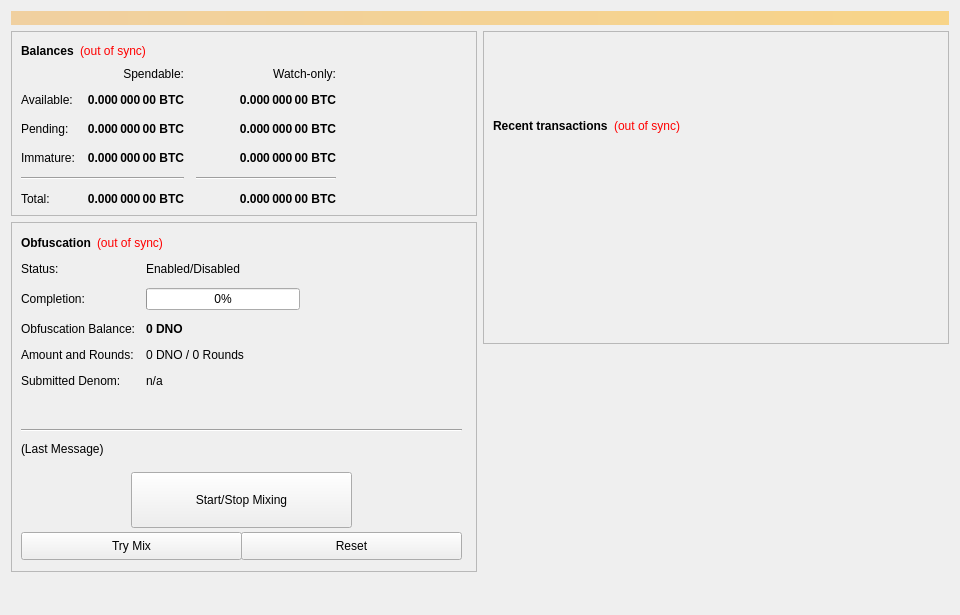
<?xml version="1.0" encoding="UTF-8"?>
<ui version="4.0">
 <class>OverviewPage</class>
 <widget class="QWidget" name="OverviewPage">
  <property name="geometry">
   <rect>
    <x>0</x>
    <y>0</y>
    <width>960</width>
    <height>615</height>
   </rect>
  </property>
  <property name="minimumSize">
   <size>
    <width>960</width>
    <height>0</height>
   </size>
  </property>
  <property name="windowTitle">
   <string>Form</string>
  </property>
  <layout class="QVBoxLayout" name="topLayout">
   <item>
    <widget class="QLabel" name="labelAlerts">
     <property name="visible">
      <bool>false</bool>
     </property>
     <property name="styleSheet">
      <string notr="true">background-color: qlineargradient(x1: 0, y1: 0, x2: 1, y2: 0, stop:0 #F0D0A0, stop:1 #F8D488); color:#000000;</string>
     </property>
     <property name="wordWrap">
      <bool>true</bool>
     </property>
     <property name="margin">
      <number>3</number>
     </property>
    </widget>
   </item>
   <item>
    <layout class="QHBoxLayout" name="horizontalLayout" stretch="1,1">
     <item>
      <layout class="QVBoxLayout" name="verticalLayout_2">
       <item>
        <widget class="QFrame" name="frame">
         <property name="frameShape">
          <enum>QFrame::StyledPanel</enum>
         </property>
         <property name="frameShadow">
          <enum>QFrame::Raised</enum>
         </property>
         <layout class="QVBoxLayout" name="verticalLayout_4">
          <item>
           <layout class="QHBoxLayout" name="horizontalLayout_4">
            <item>
             <widget class="QLabel" name="label_5">
              <property name="font">
               <font>
                <weight>75</weight>
                <bold>true</bold>
               </font>
              </property>
              <property name="text">
               <string>Balances</string>
              </property>
             </widget>
            </item>
            <item>
             <widget class="QLabel" name="labelWalletStatus">
              <property name="cursor">
               <cursorShape>WhatsThisCursor</cursorShape>
              </property>
              <property name="toolTip">
               <string>The displayed information may be out of date. Your wallet automatically synchronizes with the DinoCoin network after a connection is established, but this process has not completed yet.</string>
              </property>
              <property name="styleSheet">
               <string notr="true">QLabel { color: red; }</string>
              </property>
              <property name="text">
               <string notr="true">(out of sync)</string>
              </property>
              <property name="alignment">
               <set>Qt::AlignLeading|Qt::AlignLeft|Qt::AlignVCenter</set>
              </property>
             </widget>
            </item>
            <item>
             <spacer name="horizontalSpacer_3">
              <property name="orientation">
               <enum>Qt::Horizontal</enum>
              </property>
              <property name="sizeHint" stdset="0">
               <size>
                <width>40</width>
                <height>20</height>
               </size>
              </property>
             </spacer>
            </item>
           </layout>
          </item>
          <item>
           <layout class="QGridLayout" name="gridLayout">
            <property name="spacing">
             <number>12</number>
            </property>
            <item row="2" column="2">
             <widget class="QLabel" name="labelWatchPending">
              <property name="font">
               <font>
                <weight>75</weight>
                <bold>true</bold>
               </font>
              </property>
              <property name="cursor">
               <cursorShape>IBeamCursor</cursorShape>
              </property>
              <property name="toolTip">
               <string>Unconfirmed transactions to watch-only addresses</string>
              </property>
              <property name="text">
               <string notr="true">0.000 000 00 BTC</string>
              </property>
              <property name="alignment">
               <set>Qt::AlignRight|Qt::AlignTrailing|Qt::AlignVCenter</set>
              </property>
              <property name="textInteractionFlags">
               <set>Qt::LinksAccessibleByMouse|Qt::TextSelectableByKeyboard|Qt::TextSelectableByMouse</set>
              </property>
             </widget>
            </item>
            <item row="2" column="1">
             <widget class="QLabel" name="labelUnconfirmed">
              <property name="font">
               <font>
                <weight>75</weight>
                <bold>true</bold>
               </font>
              </property>
              <property name="cursor">
               <cursorShape>IBeamCursor</cursorShape>
              </property>
              <property name="toolTip">
               <string>Total of transactions that have yet to be confirmed, and do not yet count toward the spendable balance</string>
              </property>
              <property name="text">
               <string notr="true">0.000 000 00 BTC</string>
              </property>
              <property name="alignment">
               <set>Qt::AlignRight|Qt::AlignTrailing|Qt::AlignVCenter</set>
              </property>
              <property name="textInteractionFlags">
               <set>Qt::LinksAccessibleByMouse|Qt::TextSelectableByKeyboard|Qt::TextSelectableByMouse</set>
              </property>
             </widget>
            </item>
            <item row="3" column="2">
             <widget class="QLabel" name="labelWatchImmature">
              <property name="font">
               <font>
                <weight>75</weight>
                <bold>true</bold>
               </font>
              </property>
              <property name="cursor">
               <cursorShape>IBeamCursor</cursorShape>
              </property>
              <property name="toolTip">
               <string>Staked or masternode rewards in watch-only addresses that has not yet matured</string>
              </property>
              <property name="text">
               <string notr="true">0.000 000 00 BTC</string>
              </property>
              <property name="alignment">
               <set>Qt::AlignRight|Qt::AlignTrailing|Qt::AlignVCenter</set>
              </property>
              <property name="textInteractionFlags">
               <set>Qt::LinksAccessibleByMouse|Qt::TextSelectableByKeyboard|Qt::TextSelectableByMouse</set>
              </property>
             </widget>
            </item>
            <item row="4" column="0" colspan="2">
             <widget class="Line" name="lineSpendableBalance">
              <property name="orientation">
               <enum>Qt::Horizontal</enum>
              </property>
             </widget>
            </item>
            <item row="4" column="2">
             <widget class="Line" name="lineWatchBalance">
              <property name="sizePolicy">
               <sizepolicy hsizetype="Preferred" vsizetype="Fixed">
                <horstretch>0</horstretch>
                <verstretch>0</verstretch>
               </sizepolicy>
              </property>
              <property name="minimumSize">
               <size>
                <width>140</width>
                <height>0</height>
               </size>
              </property>
              <property name="orientation">
               <enum>Qt::Horizontal</enum>
              </property>
             </widget>
            </item>
            <item row="5" column="0">
             <widget class="QLabel" name="labelTotalText">
              <property name="text">
               <string>Total:</string>
              </property>
             </widget>
            </item>
            <item row="3" column="1">
             <widget class="QLabel" name="labelImmature">
              <property name="font">
               <font>
                <weight>75</weight>
                <bold>true</bold>
               </font>
              </property>
              <property name="cursor">
               <cursorShape>IBeamCursor</cursorShape>
              </property>
              <property name="toolTip">
               <string>Staked or masternode rewards that has not yet matured</string>
              </property>
              <property name="text">
               <string notr="true">0.000 000 00 BTC</string>
              </property>
              <property name="alignment">
               <set>Qt::AlignRight|Qt::AlignTrailing|Qt::AlignVCenter</set>
              </property>
              <property name="textInteractionFlags">
               <set>Qt::LinksAccessibleByMouse|Qt::TextSelectableByKeyboard|Qt::TextSelectableByMouse</set>
              </property>
             </widget>
            </item>
            <item row="2" column="3">
             <spacer name="horizontalSpacer_2">
              <property name="orientation">
               <enum>Qt::Horizontal</enum>
              </property>
              <property name="sizeHint" stdset="0">
               <size>
                <width>40</width>
                <height>20</height>
               </size>
              </property>
             </spacer>
            </item>
            <item row="3" column="0">
             <widget class="QLabel" name="labelImmatureText">
              <property name="text">
               <string>Immature:</string>
              </property>
             </widget>
            </item>
            <item row="5" column="1">
             <widget class="QLabel" name="labelTotal">
              <property name="font">
               <font>
                <weight>75</weight>
                <bold>true</bold>
               </font>
              </property>
              <property name="cursor">
               <cursorShape>IBeamCursor</cursorShape>
              </property>
              <property name="toolTip">
               <string>Your current total balance</string>
              </property>
              <property name="text">
               <string notr="true">0.000 000 00 BTC</string>
              </property>
              <property name="alignment">
               <set>Qt::AlignRight|Qt::AlignTrailing|Qt::AlignVCenter</set>
              </property>
              <property name="textInteractionFlags">
               <set>Qt::LinksAccessibleByMouse|Qt::TextSelectableByKeyboard|Qt::TextSelectableByMouse</set>
              </property>
             </widget>
            </item>
            <item row="5" column="2">
             <widget class="QLabel" name="labelWatchTotal">
              <property name="font">
               <font>
                <weight>75</weight>
                <bold>true</bold>
               </font>
              </property>
              <property name="cursor">
               <cursorShape>IBeamCursor</cursorShape>
              </property>
              <property name="toolTip">
               <string>Current total balance in watch-only addresses</string>
              </property>
              <property name="text">
               <string notr="true">0.000 000 00 BTC</string>
              </property>
              <property name="alignment">
               <set>Qt::AlignRight|Qt::AlignTrailing|Qt::AlignVCenter</set>
              </property>
              <property name="textInteractionFlags">
               <set>Qt::LinksAccessibleByMouse|Qt::TextSelectableByKeyboard|Qt::TextSelectableByMouse</set>
              </property>
             </widget>
            </item>
            <item row="0" column="2">
             <widget class="QLabel" name="labelWatchonly">
              <property name="text">
               <string>Watch-only:</string>
              </property>
              <property name="alignment">
               <set>Qt::AlignRight|Qt::AlignTrailing|Qt::AlignVCenter</set>
              </property>
             </widget>
            </item>
            <item row="1" column="0">
             <widget class="QLabel" name="labelBalanceText">
              <property name="text">
               <string>Available:</string>
              </property>
             </widget>
            </item>
            <item row="1" column="1">
             <widget class="QLabel" name="labelBalance">
              <property name="font">
               <font>
                <weight>75</weight>
                <bold>true</bold>
               </font>
              </property>
              <property name="cursor">
               <cursorShape>IBeamCursor</cursorShape>
              </property>
              <property name="toolTip">
               <string>Your current spendable balance</string>
              </property>
              <property name="text">
               <string notr="true">0.000 000 00 BTC</string>
              </property>
              <property name="alignment">
               <set>Qt::AlignRight|Qt::AlignTrailing|Qt::AlignVCenter</set>
              </property>
              <property name="textInteractionFlags">
               <set>Qt::LinksAccessibleByMouse|Qt::TextSelectableByKeyboard|Qt::TextSelectableByMouse</set>
              </property>
             </widget>
            </item>
            <item row="1" column="2">
             <widget class="QLabel" name="labelWatchAvailable">
              <property name="font">
               <font>
                <weight>75</weight>
                <bold>true</bold>
               </font>
              </property>
              <property name="cursor">
               <cursorShape>IBeamCursor</cursorShape>
              </property>
              <property name="toolTip">
               <string>Your current balance in watch-only addresses</string>
              </property>
              <property name="text">
               <string notr="true">0.000 000 00 BTC</string>
              </property>
              <property name="alignment">
               <set>Qt::AlignRight|Qt::AlignTrailing|Qt::AlignVCenter</set>
              </property>
              <property name="textInteractionFlags">
               <set>Qt::LinksAccessibleByMouse|Qt::TextSelectableByKeyboard|Qt::TextSelectableByMouse</set>
              </property>
             </widget>
            </item>
            <item row="2" column="0">
             <widget class="QLabel" name="labelPendingText">
              <property name="text">
               <string>Pending:</string>
              </property>
             </widget>
            </item>
            <item row="0" column="1">
             <widget class="QLabel" name="labelSpendable">
              <property name="text">
               <string>Spendable:</string>
              </property>
              <property name="alignment">
               <set>Qt::AlignRight|Qt::AlignTrailing|Qt::AlignVCenter</set>
              </property>
             </widget>
            </item>
           </layout>
          </item>
         </layout>
        </widget>
       </item>
       <item>
        <widget class="QFrame" name="frameObfuscation">
         <property name="minimumSize">
          <size>
           <width>0</width>
           <height>350</height>
          </size>
         </property>
         <property name="layoutDirection">
          <enum>Qt::LeftToRight</enum>
         </property>
         <property name="frameShape">
          <enum>QFrame::StyledPanel</enum>
         </property>
         <property name="frameShadow">
          <enum>QFrame::Raised</enum>
         </property>
         <widget class="QWidget" name="formLayoutWidget">
          <property name="geometry">
           <rect>
            <x>10</x>
            <y>40</y>
            <width>451</width>
            <height>161</height>
           </rect>
          </property>
          <layout class="QFormLayout" name="formLayout">
           <property name="fieldGrowthPolicy">
            <enum>QFormLayout::AllNonFixedFieldsGrow</enum>
           </property>
           <property name="horizontalSpacing">
            <number>11</number>
           </property>
           <property name="verticalSpacing">
            <number>12</number>
           </property>
           <item row="0" column="0">
            <widget class="QLabel" name="label_6">
             <property name="text">
              <string>Status:</string>
             </property>
            </widget>
           </item>
           <item row="1" column="0">
            <widget class="QLabel" name="label_7">
             <property name="text">
              <string>Completion:</string>
             </property>
            </widget>
           </item>
           <item row="1" column="1">
            <widget class="QProgressBar" name="obfuscationProgress">
             <property name="maximumSize">
              <size>
               <width>154</width>
               <height>16777215</height>
              </size>
             </property>
             <property name="value">
              <number>0</number>
             </property>
            </widget>
           </item>
           <item row="2" column="0">
            <widget class="QLabel" name="labelAnonymizedText">
             <property name="text">
              <string>Obfuscation Balance:</string>
             </property>
            </widget>
           </item>
           <item row="2" column="1">
            <widget class="QLabel" name="labelAnonymized">
             <property name="font">
              <font>
               <weight>75</weight>
               <bold>true</bold>
              </font>
             </property>
             <property name="text">
              <string notr="true">0 DNO</string>
             </property>
            </widget>
           </item>
           <item row="3" column="0">
            <widget class="QLabel" name="label_8">
             <property name="text">
              <string>Amount and Rounds:</string>
             </property>
            </widget>
           </item>
           <item row="3" column="1">
            <widget class="QLabel" name="labelAmountRounds">
             <property name="text">
              <string>0 DNO / 0 Rounds</string>
             </property>
            </widget>
           </item>
           <item row="4" column="0">
            <widget class="QLabel" name="label_9">
             <property name="text">
              <string>Submitted Denom:</string>
             </property>
            </widget>
           </item>
           <item row="4" column="1">
            <widget class="QLabel" name="labelSubmittedDenom">
             <property name="toolTip">
              <string>The denominations you submitted to the Masternode.&lt;br&gt;To mix, other users must submit the exact same denominations.</string>
             </property>
             <property name="text">
              <string>n/a</string>
             </property>
            </widget>
           </item>
           <item row="0" column="1">
            <widget class="QLabel" name="obfuscationEnabled">
             <property name="text">
              <string>Enabled/Disabled</string>
             </property>
            </widget>
           </item>
          </layout>
         </widget>
         <widget class="QPushButton" name="runAutoDenom">
          <property name="geometry">
           <rect>
            <x>251</x>
            <y>17</y>
            <width>1</width>
            <height>1</height>
           </rect>
          </property>
          <property name="palette">
           <palette>
            <active>
             <colorrole role="WindowText">
              <brush brushstyle="SolidPattern">
               <color alpha="255">
                <red>0</red>
                <green>0</green>
                <blue>0</blue>
               </color>
              </brush>
             </colorrole>
             <colorrole role="Button">
              <brush brushstyle="SolidPattern">
               <color alpha="255">
                <red>239</red>
                <green>238</green>
                <blue>238</blue>
               </color>
              </brush>
             </colorrole>
             <colorrole role="Light">
              <brush brushstyle="SolidPattern">
               <color alpha="255">
                <red>255</red>
                <green>255</green>
                <blue>255</blue>
               </color>
              </brush>
             </colorrole>
             <colorrole role="Midlight">
              <brush brushstyle="SolidPattern">
               <color alpha="255">
                <red>247</red>
                <green>246</green>
                <blue>246</blue>
               </color>
              </brush>
             </colorrole>
             <colorrole role="Dark">
              <brush brushstyle="SolidPattern">
               <color alpha="255">
                <red>119</red>
                <green>119</green>
                <blue>119</blue>
               </color>
              </brush>
             </colorrole>
             <colorrole role="Mid">
              <brush brushstyle="SolidPattern">
               <color alpha="255">
                <red>159</red>
                <green>159</green>
                <blue>159</blue>
               </color>
              </brush>
             </colorrole>
             <colorrole role="Text">
              <brush brushstyle="SolidPattern">
               <color alpha="255">
                <red>0</red>
                <green>0</green>
                <blue>0</blue>
               </color>
              </brush>
             </colorrole>
             <colorrole role="BrightText">
              <brush brushstyle="SolidPattern">
               <color alpha="255">
                <red>255</red>
                <green>255</green>
                <blue>255</blue>
               </color>
              </brush>
             </colorrole>
             <colorrole role="ButtonText">
              <brush brushstyle="SolidPattern">
               <color alpha="255">
                <red>0</red>
                <green>0</green>
                <blue>0</blue>
               </color>
              </brush>
             </colorrole>
             <colorrole role="Base">
              <brush brushstyle="SolidPattern">
               <color alpha="255">
                <red>255</red>
                <green>255</green>
                <blue>255</blue>
               </color>
              </brush>
             </colorrole>
             <colorrole role="Window">
              <brush brushstyle="SolidPattern">
               <color alpha="255">
                <red>239</red>
                <green>238</green>
                <blue>238</blue>
               </color>
              </brush>
             </colorrole>
             <colorrole role="Shadow">
              <brush brushstyle="SolidPattern">
               <color alpha="255">
                <red>0</red>
                <green>0</green>
                <blue>0</blue>
               </color>
              </brush>
             </colorrole>
             <colorrole role="AlternateBase">
              <brush brushstyle="SolidPattern">
               <color alpha="255">
                <red>247</red>
                <green>246</green>
                <blue>246</blue>
               </color>
              </brush>
             </colorrole>
             <colorrole role="ToolTipBase">
              <brush brushstyle="SolidPattern">
               <color alpha="255">
                <red>255</red>
                <green>255</green>
                <blue>220</blue>
               </color>
              </brush>
             </colorrole>
             <colorrole role="ToolTipText">
              <brush brushstyle="SolidPattern">
               <color alpha="255">
                <red>0</red>
                <green>0</green>
                <blue>0</blue>
               </color>
              </brush>
             </colorrole>
            </active>
            <inactive>
             <colorrole role="WindowText">
              <brush brushstyle="SolidPattern">
               <color alpha="255">
                <red>0</red>
                <green>0</green>
                <blue>0</blue>
               </color>
              </brush>
             </colorrole>
             <colorrole role="Button">
              <brush brushstyle="SolidPattern">
               <color alpha="255">
                <red>239</red>
                <green>238</green>
                <blue>238</blue>
               </color>
              </brush>
             </colorrole>
             <colorrole role="Light">
              <brush brushstyle="SolidPattern">
               <color alpha="255">
                <red>255</red>
                <green>255</green>
                <blue>255</blue>
               </color>
              </brush>
             </colorrole>
             <colorrole role="Midlight">
              <brush brushstyle="SolidPattern">
               <color alpha="255">
                <red>247</red>
                <green>246</green>
                <blue>246</blue>
               </color>
              </brush>
             </colorrole>
             <colorrole role="Dark">
              <brush brushstyle="SolidPattern">
               <color alpha="255">
                <red>119</red>
                <green>119</green>
                <blue>119</blue>
               </color>
              </brush>
             </colorrole>
             <colorrole role="Mid">
              <brush brushstyle="SolidPattern">
               <color alpha="255">
                <red>159</red>
                <green>159</green>
                <blue>159</blue>
               </color>
              </brush>
             </colorrole>
             <colorrole role="Text">
              <brush brushstyle="SolidPattern">
               <color alpha="255">
                <red>0</red>
                <green>0</green>
                <blue>0</blue>
               </color>
              </brush>
             </colorrole>
             <colorrole role="BrightText">
              <brush brushstyle="SolidPattern">
               <color alpha="255">
                <red>255</red>
                <green>255</green>
                <blue>255</blue>
               </color>
              </brush>
             </colorrole>
             <colorrole role="ButtonText">
              <brush brushstyle="SolidPattern">
               <color alpha="255">
                <red>0</red>
                <green>0</green>
                <blue>0</blue>
               </color>
              </brush>
             </colorrole>
             <colorrole role="Base">
              <brush brushstyle="SolidPattern">
               <color alpha="255">
                <red>255</red>
                <green>255</green>
                <blue>255</blue>
               </color>
              </brush>
             </colorrole>
             <colorrole role="Window">
              <brush brushstyle="SolidPattern">
               <color alpha="255">
                <red>239</red>
                <green>238</green>
                <blue>238</blue>
               </color>
              </brush>
             </colorrole>
             <colorrole role="Shadow">
              <brush brushstyle="SolidPattern">
               <color alpha="255">
                <red>0</red>
                <green>0</green>
                <blue>0</blue>
               </color>
              </brush>
             </colorrole>
             <colorrole role="AlternateBase">
              <brush brushstyle="SolidPattern">
               <color alpha="255">
                <red>247</red>
                <green>246</green>
                <blue>246</blue>
               </color>
              </brush>
             </colorrole>
             <colorrole role="ToolTipBase">
              <brush brushstyle="SolidPattern">
               <color alpha="255">
                <red>255</red>
                <green>255</green>
                <blue>220</blue>
               </color>
              </brush>
             </colorrole>
             <colorrole role="ToolTipText">
              <brush brushstyle="SolidPattern">
               <color alpha="255">
                <red>0</red>
                <green>0</green>
                <blue>0</blue>
               </color>
              </brush>
             </colorrole>
            </inactive>
            <disabled>
             <colorrole role="WindowText">
              <brush brushstyle="SolidPattern">
               <color alpha="255">
                <red>119</red>
                <green>119</green>
                <blue>119</blue>
               </color>
              </brush>
             </colorrole>
             <colorrole role="Button">
              <brush brushstyle="SolidPattern">
               <color alpha="255">
                <red>239</red>
                <green>238</green>
                <blue>238</blue>
               </color>
              </brush>
             </colorrole>
             <colorrole role="Light">
              <brush brushstyle="SolidPattern">
               <color alpha="255">
                <red>255</red>
                <green>255</green>
                <blue>255</blue>
               </color>
              </brush>
             </colorrole>
             <colorrole role="Midlight">
              <brush brushstyle="SolidPattern">
               <color alpha="255">
                <red>247</red>
                <green>246</green>
                <blue>246</blue>
               </color>
              </brush>
             </colorrole>
             <colorrole role="Dark">
              <brush brushstyle="SolidPattern">
               <color alpha="255">
                <red>119</red>
                <green>119</green>
                <blue>119</blue>
               </color>
              </brush>
             </colorrole>
             <colorrole role="Mid">
              <brush brushstyle="SolidPattern">
               <color alpha="255">
                <red>159</red>
                <green>159</green>
                <blue>159</blue>
               </color>
              </brush>
             </colorrole>
             <colorrole role="Text">
              <brush brushstyle="SolidPattern">
               <color alpha="255">
                <red>119</red>
                <green>119</green>
                <blue>119</blue>
               </color>
              </brush>
             </colorrole>
             <colorrole role="BrightText">
              <brush brushstyle="SolidPattern">
               <color alpha="255">
                <red>255</red>
                <green>255</green>
                <blue>255</blue>
               </color>
              </brush>
             </colorrole>
             <colorrole role="ButtonText">
              <brush brushstyle="SolidPattern">
               <color alpha="255">
                <red>119</red>
                <green>119</green>
                <blue>119</blue>
               </color>
              </brush>
             </colorrole>
             <colorrole role="Base">
              <brush brushstyle="SolidPattern">
               <color alpha="255">
                <red>239</red>
                <green>238</green>
                <blue>238</blue>
               </color>
              </brush>
             </colorrole>
             <colorrole role="Window">
              <brush brushstyle="SolidPattern">
               <color alpha="255">
                <red>239</red>
                <green>238</green>
                <blue>238</blue>
               </color>
              </brush>
             </colorrole>
             <colorrole role="Shadow">
              <brush brushstyle="SolidPattern">
               <color alpha="255">
                <red>0</red>
                <green>0</green>
                <blue>0</blue>
               </color>
              </brush>
             </colorrole>
             <colorrole role="AlternateBase">
              <brush brushstyle="SolidPattern">
               <color alpha="255">
                <red>239</red>
                <green>238</green>
                <blue>238</blue>
               </color>
              </brush>
             </colorrole>
             <colorrole role="ToolTipBase">
              <brush brushstyle="SolidPattern">
               <color alpha="255">
                <red>255</red>
                <green>255</green>
                <blue>220</blue>
               </color>
              </brush>
             </colorrole>
             <colorrole role="ToolTipText">
              <brush brushstyle="SolidPattern">
               <color alpha="255">
                <red>0</red>
                <green>0</green>
                <blue>0</blue>
               </color>
              </brush>
             </colorrole>
            </disabled>
           </palette>
          </property>
          <property name="focusPolicy">
           <enum>Qt::NoFocus</enum>
          </property>
          <property name="autoFillBackground">
           <bool>true</bool>
          </property>
          <property name="text">
           <string/>
          </property>
          <property name="flat">
           <bool>true</bool>
          </property>
         </widget>
         <widget class="QPushButton" name="toggleObfuscation">
          <property name="geometry">
           <rect>
            <x>120</x>
            <y>250</y>
            <width>221</width>
            <height>56</height>
           </rect>
          </property>
          <property name="sizePolicy">
           <sizepolicy hsizetype="MinimumExpanding" vsizetype="Fixed">
            <horstretch>0</horstretch>
            <verstretch>0</verstretch>
           </sizepolicy>
          </property>
          <property name="text">
           <string>Start/Stop Mixing</string>
          </property>
         </widget>
         <widget class="Line" name="lineLastMessage">
          <property name="geometry">
           <rect>
            <x>10</x>
            <y>200</y>
            <width>441</width>
            <height>16</height>
           </rect>
          </property>
          <property name="orientation">
           <enum>Qt::Horizontal</enum>
          </property>
         </widget>
         <widget class="QLabel" name="obfuscationStatus">
          <property name="geometry">
           <rect>
            <x>10</x>
            <y>220</y>
            <width>451</width>
            <height>61</height>
           </rect>
          </property>
          <property name="minimumSize">
           <size>
            <width>288</width>
            <height>43</height>
           </size>
          </property>
          <property name="text">
           <string>(Last Message)</string>
          </property>
          <property name="alignment">
           <set>Qt::AlignLeading|Qt::AlignLeft|Qt::AlignTop</set>
          </property>
          <property name="wordWrap">
           <bool>true</bool>
          </property>
         </widget>
         <widget class="QPushButton" name="obfuscationAuto">
          <property name="geometry">
           <rect>
            <x>10</x>
            <y>310</y>
            <width>221</width>
            <height>28</height>
           </rect>
          </property>
          <property name="sizePolicy">
           <sizepolicy hsizetype="MinimumExpanding" vsizetype="Fixed">
            <horstretch>0</horstretch>
            <verstretch>0</verstretch>
           </sizepolicy>
          </property>
          <property name="toolTip">
           <string>Try to manually submit a Obfuscation request.</string>
          </property>
          <property name="text">
           <string>Try Mix</string>
          </property>
         </widget>
         <widget class="QPushButton" name="obfuscationReset">
          <property name="geometry">
           <rect>
            <x>230</x>
            <y>310</y>
            <width>221</width>
            <height>28</height>
           </rect>
          </property>
          <property name="sizePolicy">
           <sizepolicy hsizetype="MinimumExpanding" vsizetype="Fixed">
            <horstretch>0</horstretch>
            <verstretch>0</verstretch>
           </sizepolicy>
          </property>
          <property name="toolTip">
           <string>Reset the current status of Obfuscation (can interrupt Obfuscation if it's in the process of Mixing, which can cost you money!)</string>
          </property>
          <property name="autoFillBackground">
           <bool>false</bool>
          </property>
          <property name="text">
           <string>Reset</string>
          </property>
         </widget>
         <widget class="QWidget" name="layoutWidget">
          <property name="geometry">
           <rect>
            <x>10</x>
            <y>10</y>
            <width>431</width>
            <height>22</height>
           </rect>
          </property>
          <layout class="QHBoxLayout" name="horizontalLayout_5">
           <item>
            <widget class="QLabel" name="label_2">
             <property name="font">
              <font>
               <weight>75</weight>
               <bold>true</bold>
              </font>
             </property>
             <property name="text">
              <string>Obfuscation</string>
             </property>
            </widget>
           </item>
           <item>
            <widget class="QLabel" name="labelObfuscationSyncStatus">
             <property name="toolTip">
              <string>The displayed information may be out of date. Your wallet automatically synchronizes with the DinoCoin network after a connection is established, but this process has not completed yet.</string>
             </property>
             <property name="styleSheet">
              <string notr="true">QLabel { color: red; }</string>
             </property>
             <property name="text">
              <string notr="true">(out of sync)</string>
             </property>
             <property name="alignment">
              <set>Qt::AlignLeading|Qt::AlignLeft|Qt::AlignVCenter</set>
             </property>
            </widget>
           </item>
           <item>
            <spacer name="horizontalSpacer_4">
             <property name="orientation">
              <enum>Qt::Horizontal</enum>
             </property>
             <property name="sizeHint" stdset="0">
              <size>
               <width>40</width>
               <height>20</height>
              </size>
             </property>
            </spacer>
           </item>
          </layout>
         </widget>
        </widget>
       </item>
       <item>
        <spacer name="verticalSpacer">
         <property name="orientation">
          <enum>Qt::Vertical</enum>
         </property>
         <property name="sizeHint" stdset="0">
          <size>
           <width>20</width>
           <height>40</height>
          </size>
         </property>
        </spacer>
       </item>
      </layout>
     </item>
     <item>
      <layout class="QVBoxLayout" name="verticalLayout_3">
       <item>
        <widget class="QFrame" name="frame_2">
         <property name="frameShape">
          <enum>QFrame::StyledPanel</enum>
         </property>
         <property name="frameShadow">
          <enum>QFrame::Raised</enum>
         </property>
         <layout class="QVBoxLayout" name="verticalLayout">
          <item>
           <spacer name="verticalSpacer_3">
            <property name="orientation">
             <enum>Qt::Vertical</enum>
            </property>
            <property name="sizeType">
             <enum>QSizePolicy::Fixed</enum>
            </property>
            <property name="sizeHint" stdset="0">
             <size>
              <width>20</width>
              <height>75</height>
             </size>
            </property>
           </spacer>
          </item>
          <item>
           <layout class="QHBoxLayout" name="horizontalLayout_2">
            <item>
             <widget class="QLabel" name="label_4">
              <property name="font">
               <font>
                <weight>75</weight>
                <bold>true</bold>
               </font>
              </property>
              <property name="text">
               <string>Recent transactions</string>
              </property>
             </widget>
            </item>
            <item>
             <widget class="QLabel" name="labelTransactionsStatus">
              <property name="cursor">
               <cursorShape>WhatsThisCursor</cursorShape>
              </property>
              <property name="toolTip">
               <string>The displayed information may be out of date. Your wallet automatically synchronizes with the DinoCoin network after a connection is established, but this process has not completed yet.</string>
              </property>
              <property name="styleSheet">
               <string notr="true">QLabel { color: red; }</string>
              </property>
              <property name="text">
               <string notr="true">(out of sync)</string>
              </property>
              <property name="alignment">
               <set>Qt::AlignRight|Qt::AlignTrailing|Qt::AlignVCenter</set>
              </property>
             </widget>
            </item>
            <item>
             <spacer name="horizontalSpacer">
              <property name="orientation">
               <enum>Qt::Horizontal</enum>
              </property>
              <property name="sizeHint" stdset="0">
               <size>
                <width>40</width>
                <height>20</height>
               </size>
              </property>
             </spacer>
            </item>
           </layout>
          </item>
          <item>
           <widget class="QListView" name="listTransactions">
            <property name="styleSheet">
             <string notr="true">QListView { background: transparent; }</string>
            </property>
            <property name="frameShape">
             <enum>QFrame::NoFrame</enum>
            </property>
            <property name="verticalScrollBarPolicy">
             <enum>Qt::ScrollBarAlwaysOff</enum>
            </property>
            <property name="horizontalScrollBarPolicy">
             <enum>Qt::ScrollBarAlwaysOff</enum>
            </property>
            <property name="selectionMode">
             <enum>QAbstractItemView::NoSelection</enum>
            </property>
           </widget>
          </item>
         </layout>
        </widget>
       </item>
       <item>
        <spacer name="verticalSpacer_2">
         <property name="orientation">
          <enum>Qt::Vertical</enum>
         </property>
         <property name="sizeType">
          <enum>QSizePolicy::Expanding</enum>
         </property>
         <property name="sizeHint" stdset="0">
          <size>
           <width>20</width>
           <height>40</height>
          </size>
         </property>
        </spacer>
       </item>
      </layout>
     </item>
    </layout>
   </item>
  </layout>
 </widget>
 <resources/>
 <connections/>
</ui>
